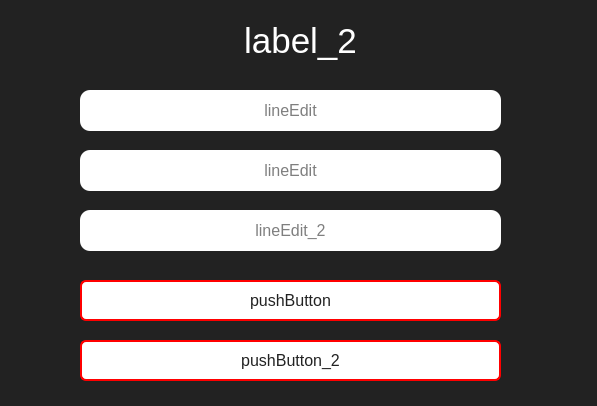
<?xml version="1.0" encoding="UTF-8"?>
<ui version="4.0">
 <class>MainWindow</class>
 <widget class="QMainWindow" name="MainWindow">
  <property name="geometry">
   <rect>
    <x>0</x>
    <y>0</y>
    <width>597</width>
    <height>406</height>
   </rect>
  </property>
  <property name="sizePolicy">
   <sizepolicy hsizetype="Fixed" vsizetype="Fixed">
    <horstretch>0</horstretch>
    <verstretch>0</verstretch>
   </sizepolicy>
  </property>
  <property name="windowTitle">
   <string>MainWindow</string>
  </property>
  <property name="styleSheet">
   <string notr="true">background-color: #524b4b;</string>
  </property>
  <widget class="QWidget" name="centralwidget">
   <property name="styleSheet">
    <string notr="true">QWidget{
	background: #222;
	color: white;
}</string>
   </property>
   <widget class="QPushButton" name="pushButton">
    <property name="geometry">
     <rect>
      <x>80</x>
      <y>280</y>
      <width>421</width>
      <height>41</height>
     </rect>
    </property>
    <property name="font">
     <font>
      <pointsize>12</pointsize>
     </font>
    </property>
    <property name="cursor">
     <cursorShape>PointingHandCursor</cursorShape>
    </property>
    <property name="styleSheet">
     <string notr="true">QPushButton{
	border-radius: 6px;
	background-color: white;
	border: 2px solid red;
	color: #222;
}

QPushButton::hover{
	border-radius: 6px;
	background-color: #222;
	color: white;
}

QPushButton::pressed{
	border-radius: 6px;
	background-color: black;
	color: white;
}
</string>
    </property>
    <property name="text">
     <string>pushButton</string>
    </property>
   </widget>
   <widget class="QLabel" name="label_2">
    <property name="geometry">
     <rect>
      <x>10</x>
      <y>20</y>
      <width>581</width>
      <height>41</height>
     </rect>
    </property>
    <property name="font">
     <font>
      <pointsize>26</pointsize>
     </font>
    </property>
    <property name="layoutDirection">
     <enum>Qt::LeftToRight</enum>
    </property>
    <property name="styleSheet">
     <string notr="true">color: white;</string>
    </property>
    <property name="text">
     <string>label_2</string>
    </property>
    <property name="alignment">
     <set>Qt::AlignCenter</set>
    </property>
   </widget>
   <widget class="QLineEdit" name="lineEdit">
    <property name="geometry">
     <rect>
      <x>80</x>
      <y>150</y>
      <width>421</width>
      <height>41</height>
     </rect>
    </property>
    <property name="font">
     <font>
      <pointsize>12</pointsize>
     </font>
    </property>
    <property name="styleSheet">
     <string notr="true">border-radius: 10px;
background-color: white;
color: black;</string>
    </property>
    <property name="text">
     <string/>
    </property>
    <property name="alignment">
     <set>Qt::AlignCenter</set>
    </property>
    <property name="placeholderText">
     <string>lineEdit</string>
    </property>
   </widget>
   <widget class="QLineEdit" name="lineEdit_2">
    <property name="geometry">
     <rect>
      <x>80</x>
      <y>210</y>
      <width>421</width>
      <height>41</height>
     </rect>
    </property>
    <property name="font">
     <font>
      <pointsize>12</pointsize>
     </font>
    </property>
    <property name="styleSheet">
     <string notr="true">border-radius: 10px;
background-color: white;
color: black;</string>
    </property>
    <property name="alignment">
     <set>Qt::AlignCenter</set>
    </property>
    <property name="placeholderText">
     <string>lineEdit_2</string>
    </property>
   </widget>
   <widget class="QPushButton" name="pushButton_2">
    <property name="geometry">
     <rect>
      <x>80</x>
      <y>340</y>
      <width>421</width>
      <height>41</height>
     </rect>
    </property>
    <property name="font">
     <font>
      <pointsize>12</pointsize>
     </font>
    </property>
    <property name="cursor">
     <cursorShape>PointingHandCursor</cursorShape>
    </property>
    <property name="styleSheet">
     <string notr="true">QPushButton{
	border-radius: 6px;
	background-color: white;
	border: 2px solid red;
	color: #222;
}

QPushButton::hover{
	border-radius: 6px;
	background-color: #222;
	color: white;
}

QPushButton::pressed{
	border-radius: 6px;
	background-color: black;
	color: white;
}
</string>
    </property>
    <property name="text">
     <string>pushButton_2</string>
    </property>
   </widget>
   <widget class="QLineEdit" name="lineEdit_3">
    <property name="geometry">
     <rect>
      <x>80</x>
      <y>90</y>
      <width>421</width>
      <height>41</height>
     </rect>
    </property>
    <property name="font">
     <font>
      <pointsize>12</pointsize>
     </font>
    </property>
    <property name="styleSheet">
     <string notr="true">border-radius: 10px;
background-color: white;
color: black;</string>
    </property>
    <property name="text">
     <string/>
    </property>
    <property name="alignment">
     <set>Qt::AlignCenter</set>
    </property>
    <property name="placeholderText">
     <string>lineEdit</string>
    </property>
   </widget>
  </widget>
 </widget>
 <resources/>
 <connections/>
</ui>
